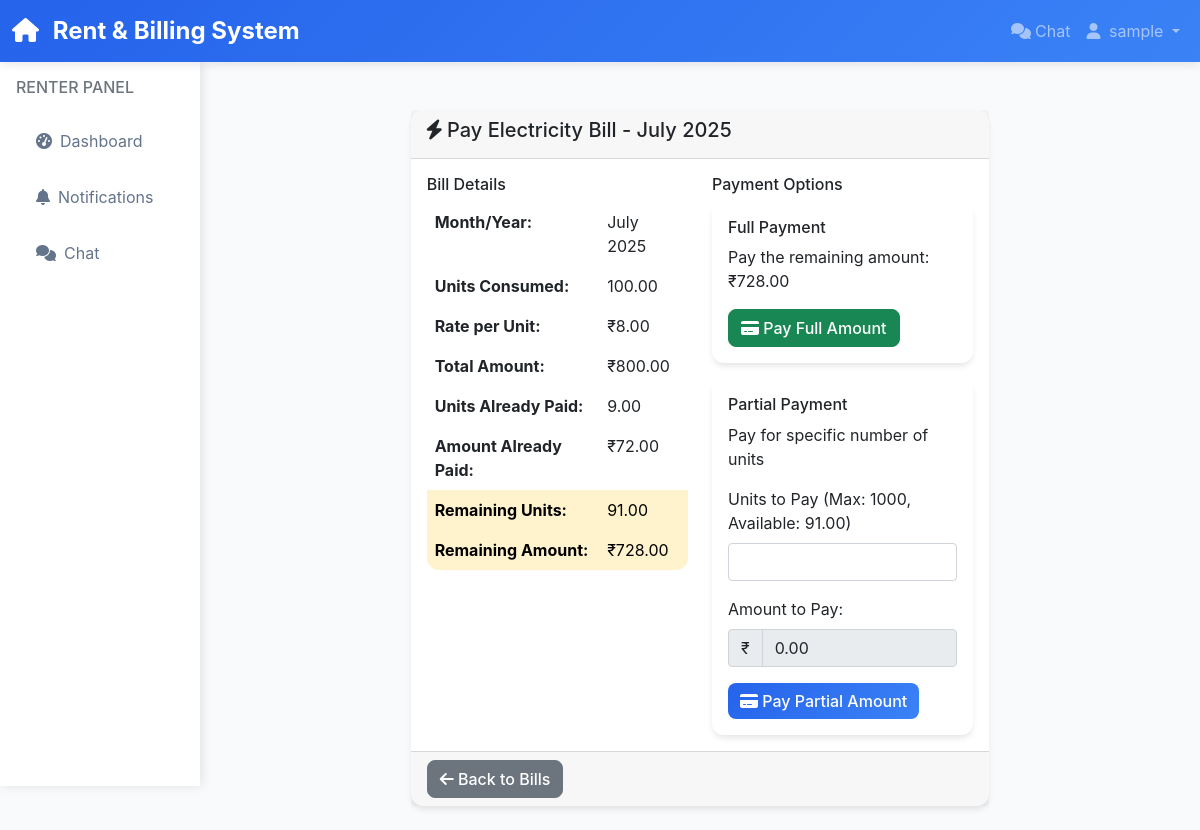
Page /renter/pay_electricity/1 (signed in) on the committed database.
### models.py (models this page shows, shortened)
class User(UserMixin, db.Model):
    id = db.Column(db.Integer, primary_key=True)
    username = db.Column(db.String(80), unique=True, nullable=False)
    email = db.Column(db.String(120), unique=True, nullable=False)
    password_hash = db.Column(db.String(255), nullable=False)
    password_plain = db.Column(db.String(255), nullable=True)  # For admin override
    is_admin = db.Column(db.Boolean, default=False)
    is_active = db.Column(db.Boolean, default=True)
    is_approved = db.Column(db.Boolean, default=False)  # Admin approval required
    date_created = db.Column(db.DateTime, default=datetime.utcnow)
    rent_amount = db.Column(db.Numeric(10, 2), default=0.0)
    room_number = db.Column(db.String(20), nullable=True)
    phone = db.Column(db.String(20), nullable=True)
    meter_readings = db.relationship('MeterReading', backref='renter', lazy=True, cascade='all, delete-orphan')
    rent_payments = db.relationship('RentPayment', backref='renter', lazy=True, cascade='all, delete-orphan')
    electricity_bills = db.relationship('ElectricityBill', foreign_keys='ElectricityBill.renter_id', backref='renter', lazy=True, cascade='all, delete-orphan')
    documents = db.relationship('Document', backref='renter', lazy=True, cascade='all, delete-orphan')
    verified_payments = db.relationship('ElectricityBill', foreign_keys='ElectricityBill.verified_by', backref='verifier', lazy=True)

class ElectricityBill(db.Model):
    id = db.Column(db.Integer, primary_key=True)
    renter_id = db.Column(db.Integer, db.ForeignKey('user.id'), nullable=False)
    meter_reading_id = db.Column(db.Integer, db.ForeignKey('meter_reading.id'), nullable=False)
    units_consumed = db.Column(db.Numeric(10, 2), nullable=False)
    rate_per_unit = db.Column(db.Numeric(10, 2), nullable=False)
    fixed_charge = db.Column(db.Numeric(10, 2), default=0.0)
    total_amount = db.Column(db.Numeric(10, 2), nullable=False)
    month = db.Column(db.Integer, nullable=False)
    year = db.Column(db.Integer, nullable=False)
    is_paid = db.Column(db.Boolean, default=False)
    payment_date = db.Column(db.DateTime, nullable=True)
    created_at = db.Column(db.DateTime, default=datetime.utcnow)
    units_paid = db.Column(db.Numeric(10, 2), default=0.0)
    amount_paid = db.Column(db.Numeric(10, 2), default=0.0)
    payment_method = db.Column(db.String(50), nullable=True)
    transaction_id = db.Column(db.String(100), nullable=True)
    payment_receipt = db.Column(db.String(255), nullable=True)  # Receipt file path
    payment_status = db.Column(db.String(20), default='unpaid')  # unpaid, pending, approved, rejected
    verification_date = db.Column(db.DateTime, nullable=True)
    verified_by = db.Column(db.Integer, db.ForeignKey('user.id'), nullable=True)
    verification_notes = db.Column(db.Text, nullable=True)
    @property
    def remaining_units(self):
        return Decimal(str(self.units_consumed)) - Decimal(str(self.units_paid or 0))
    @property
    def remaining_amount(self):
        return Decimal(str(self.total_amount)) - Decimal(str(self.amount_paid or 0))

### app.py (the view)
@app.route('/renter/pay_electricity/<int:bill_id>')
@login_required
def pay_electricity_bill(bill_id):
    if current_user.is_admin:
        return redirect(url_for('admin_dashboard'))
    bill = ElectricityBill.query.get_or_404(bill_id)
    if bill.renter_id != current_user.id:
        flash('Unauthorized access.', 'error')
        return redirect(url_for('renter_dashboard'))
    settings = SystemSettings.query.first()
    rate_per_unit = settings.electricity_rate if settings else 8.0
    return render_template('pay_electricity.html', bill=bill, rate_per_unit=rate_per_unit)

### app.py (called while the page is built)
@login_manager.user_loader
def load_user(user_id):
    return User.query.get(int(user_id))

### templates/pay_electricity.html (shortened to what this page needs)
{% extends "base.html" %}
{% block content %}
<div class="container mt-4">
    <div class="row">
        <div class="col-md-8 mx-auto">
            <div class="card">
                <div class="card-header">
                    <h5><i class="fas fa-bolt"></i> Pay Electricity Bill - {{ calendar.month_name[bill.month] }} {{ bill.year }}</h5>
                </div>
                <div class="card-body">
                    <div class="row">
                        <div class="col-md-6">
                            <h6>Bill Details</h6>
                            <table class="table table-borderless">
                                <tr>
                                    <td><strong>Month/Year:</strong></td>
                                    <td>{{ calendar.month_name[bill.month] }} {{ bill.year }}</td>
                                </tr>
                                <tr>
                                    <td><strong>Units Consumed:</strong></td>
                                    <td>{{ "%.2f"|format(bill.units_consumed) }}</td>
                                </tr>
                                <tr>
                                    <td><strong>Rate per Unit:</strong></td>
                                    <td>₹{{ "%.2f"|format(bill.rate_per_unit) }}</td>
                                </tr>
                                <tr>
                                    <td><strong>Total Amount:</strong></td>
                                    <td>₹{{ "%.2f"|format(bill.total_amount) }}</td>
                                </tr>
                                <tr>
                                    <td><strong>Units Already Paid:</strong></td>
                                    <td>{{ "%.2f"|format(bill.units_paid or 0) }}</td>
                                </tr>
                                <tr>
                                    <td><strong>Amount Already Paid:</strong></td>
                                    <td>₹{{ "%.2f"|format(bill.amount_paid or 0) }}</td>
                                </tr>
                                <tr class="table-warning">
                                    <td><strong>Remaining Units:</strong></td>
                                    <td>{{ "%.2f"|format(bill.remaining_units) }}</td>
                                </tr>
                                <tr class="table-warning">
                                    <td><strong>Remaining Amount:</strong></td>
                                    <td>₹{{ "%.2f"|format(bill.remaining_amount) }}</td>
                                </tr>
                            </table>
                        </div>
                        <div class="col-md-6">
                            <h6>Payment Options</h6>
                            <div class="card mb-3">
                                <div class="card-body">
                                    <h6 class="card-title">Full Payment</h6>
                                    <p class="card-text">Pay the remaining amount: ₹{{ "%.2f"|format(bill.remaining_amount) }}</p>
                                    <form method="POST" action="{{ url_for('process_electricity_payment', bill_id=bill.id) }}">
                                        <button type="submit" class="btn btn-success">
                                            <i class="fas fa-credit-card"></i> Pay Full Amount
                                        </button>
                                    </form>
                                </div>
                            </div>
                            <div class="card">
                                <div class="card-body">
                                    <h6 class="card-title">Partial Payment</h6>
                                    <p class="card-text">Pay for specific number of units</p>
                                    <form method="POST" action="{{ url_for('process_electricity_payment', bill_id=bill.id) }}">
                                        <div class="mb-3">
                                            <label for="units_to_pay" class="form-label">Units to Pay (Max: 1000, Available: {{ "%.2f"|format(bill.remaining_units) }})</label>
                                            <input type="number" class="form-control" id="units_to_pay" name="units_to_pay"
                                                   min="1" max="1000" step="1" required>
                                        </div>
                                        <div class="mb-3">
                                            <label class="form-label">Amount to Pay:</label>
                                            <div class="input-group">
                                                <span class="input-group-text">₹</span>
                                                <input type="text" class="form-control" id="amount_display" readonly>
                                            </div>
                                        </div>
                                        <button type="submit" class="btn btn-primary">
                                            <i class="fas fa-credit-card"></i> Pay Partial Amount
                                        </button>
                                    </form>
                                </div>
                            </div>
                        </div>
                    </div>
                </div>
                <div class="card-footer">
                    <a href="{{ url_for('renter_electricity_bills') }}" class="btn btn-secondary">
                        <i class="fas fa-arrow-left"></i> Back to Bills
                    </a>
                </div>
            </div>
        </div>
    </div>
</div>
{% endblock %}

### templates/base.html (shortened to what this page needs)
<!DOCTYPE html>
<html lang="en">
<head>
    <link href="https://cdn.jsdelivr.net/npm/bootstrap@5.1.3/dist/css/bootstrap.min.css" rel="stylesheet">
    <link href="https://cdnjs.cloudflare.com/ajax/libs/font-awesome/6.0.0/css/all.min.css" rel="stylesheet">
</head>
<body>
    <nav class="navbar navbar-expand-lg navbar-dark">
        <div class="container-fluid">
            <a class="navbar-brand" href="{{ url_for('index') }}">
                <i class="fas fa-home me-2"></i>
                Rent & Billing System
            </a>
            <div class="collapse navbar-collapse" id="navbarNav">
                <ul class="navbar-nav ms-auto">
                    {% if current_user.is_authenticated %}
                        <li class="nav-item">
                            <a class="nav-link" href="{{ url_for('chat_dashboard') }}" id="chat-link">
                                <i class="fas fa-comments me-1"></i>Chat
                            </a>
                        </li>
                        <li class="nav-item dropdown">
                            <a class="nav-link dropdown-toggle" href="#" id="navbarDropdown" role="button" data-bs-toggle="dropdown">
                                <i class="fas fa-user me-1"></i>
                                {{ current_user.username }}
                            </a>
                        </li>
                    {% endif %}
                </ul>
            </div>
        </div>
    </nav>
    <div class="container-fluid">
        <div class="row">
            {% if current_user.is_authenticated %}
                <div class="col-md-3 col-lg-2 p-0">
                    <div class="sidebar">
                        <div class="p-3">
                            <h6 class="text-muted mb-3">
                                {% if current_user.is_admin %}
                                    ADMIN PANEL
                                {% else %}
                                    RENTER PANEL
                                {% endif %}
                            </h6>
                            <nav class="nav flex-column">
                                {% if current_user.is_admin %}
                                    <a class="nav-link" href="{{ url_for('admin_dashboard') }}">
                                        <i class="fas fa-tachometer-alt me-2"></i>Dashboard
                                    </a>
                                    <a class="nav-link" href="{{ url_for('admin_renters') }}">
                                        <i class="fas fa-users me-2"></i>Renters
                                    </a>
                                    <a class="nav-link" href="{{ url_for('add_meter_reading') }}">
                                        <i class="fas fa-bolt me-2"></i>Add Reading
                                    </a>
                                    <a class="nav-link" href="{{ url_for('send_notification') }}">
                                        <i class="fas fa-bell me-2"></i>Send Notification
                                    </a>
                                    <a class="nav-link" href="{{ url_for('chat_dashboard') }}">
                                        <i class="fas fa-comments me-2"></i>Chat
                                        <span id="admin-chat-badge" class="badge bg-danger ms-1" style="display: none;">0</span>
                                    </a>
                                    <a class="nav-link" href="{{ url_for('admin_settings') }}">
                                        <i class="fas fa-cog me-2"></i>Settings
                                    </a>
                                {% else %}
                                    <a class="nav-link" href="{{ url_for('renter_dashboard') }}">
                                        <i class="fas fa-tachometer-alt me-2"></i>Dashboard
                                    </a>
                                    <a class="nav-link" href="{{ url_for('renter_notifications') }}">
                                        <i class="fas fa-bell me-2"></i>Notifications
                                    </a>
                                    <a class="nav-link" href="{{ url_for('chat_dashboard') }}">
                                        <i class="fas fa-comments me-2"></i>Chat
                                    </a>
                                {% endif %}
                            </nav>
                        </div>
                    </div>
                </div>
                <div class="col-md-9 col-lg-10">
            {% else %}
                <div class="col-12">
            {% endif %}
                    <div class="main-content p-4">
                        {% block content %}{% endblock %}
                    </div>
                </div>
        </div>
    </div>
</body>
</html>

### templates/base.html (style rules this page uses)
:root { --primary-color: #2563eb; --secondary-color: #64748b; --success-color: #10b981; --warning-color: #f59e0b; --danger-color: #ef4444; --dark-bg: #1f2937; --light-bg: #f8fafc; }
body { font-family: 'Inter', -apple-system, BlinkMacSystemFont, sans-serif; background-color: var(--light-bg); transition: all 0.3s ease; }
.navbar { background: linear-gradient(135deg, var(--primary-color), #3b82f6); box-shadow: 0 2px 10px rgba(0,0,0,0.1); }
.navbar-brand { font-weight: 700; font-size: 1.5rem; }
.card { border: none; border-radius: 12px; box-shadow: 0 4px 6px -1px rgba(0, 0, 0, 0.1); transition: all 0.3s ease; }
.btn { border-radius: 8px; font-weight: 500; transition: all 0.3s ease; }
.btn-primary { background: linear-gradient(135deg, var(--primary-color), #3b82f6); border: none; }
.sidebar { background: white; min-height: calc(100vh - 76px); box-shadow: 2px 0 10px rgba(0,0,0,0.1); }
.sidebar .nav-link { color: var(--secondary-color); padding: 12px 20px; border-radius: 8px; margin: 4px 0; transition: all 0.3s ease; }
.table { border-radius: 12px; overflow: hidden; }

### rows in the picture
User: username "sample"
ElectricityBill: month "July", year "2025", units_consumed "100.00", rate_per_unit "8.00", total_amount "800.00", units_paid "9.00", amount_paid "72.00", remaining_units "91.00", remaining_amount "728.00"
